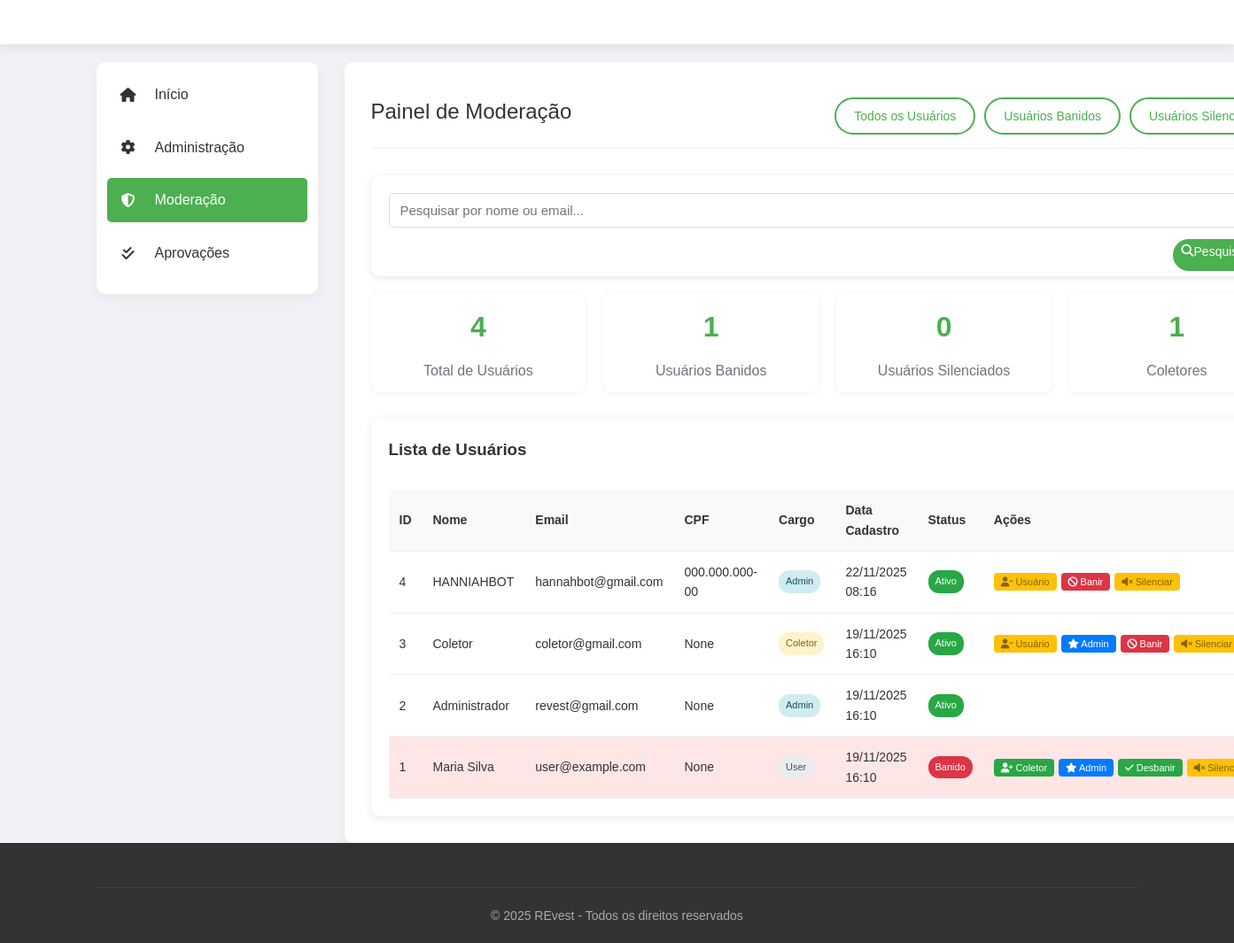
The page /moderacao (signed in) on the database its author committed.
### database.py (models this page shows)
class Doador(db.Model):
    __tablename__ = 'doador'
    ID_Doador = db.Column(db.Integer, primary_key=True, autoincrement=True)
    Nome = db.Column(db.String(100), nullable=False)
    Email = db.Column(db.String(100), unique=True, nullable=False)
    CPF = db.Column(db.String(14), unique=True, nullable=True)
    CEP = db.Column(db.String(10), nullable=True)
    Numero = db.Column(db.String(10), nullable=False)
    Senha = db.Column(db.String(255), nullable=False)
    Data_Criacao = db.Column(db.DateTime, default=datetime.utcnow)
    is_banned = db.Column(db.Boolean, default=False)
    is_muted = db.Column(db.Boolean, default=False)
    ban_reason = db.Column(db.String(255), nullable=True)
    banned_at = db.Column(db.DateTime, nullable=True)
    banned_by = db.Column(db.Integer, nullable=True)
    role = db.Column(db.String(20), default='user')  # user, admin, coletor
    doacoes = db.relationship('Doacao', backref='doador', lazy=True)
    tickets = db.relationship('Ticket', backref='doador', lazy=True)
    @property
    def id(self):
        return self.ID_Doador
    @property
    def name(self):
        return self.Nome
    @property
    def email(self):
        return self.Email
    @property
    def created_at(self):
        return self.Data_Criacao

### app.py (the view)
@app.route('/moderacao')
def moderacao():
    if 'user' not in session or session.get('role') != 'admin':
        return redirect(url_for('home'))
    search_query = request.args.get('search', '')
    view_type = request.args.get('view', 'all')
    query = Doador.query
    if search_query:
        query = query.filter(
            (Doador.Nome.ilike(f'%{search_query}%')) |
            (Doador.Email.ilike(f'%{search_query}%'))
        )
    if view_type == 'banned':
        query = query.filter(Doador.is_banned == True)
    elif view_type == 'muted':
        query = query.filter(Doador.is_muted == True)
    users = query.order_by(Doador.Data_Criacao.desc()).all()
    total_users = Doador.query.count()
    banned_users = Doador.query.filter_by(is_banned=True).count()
    muted_users = Doador.query.filter_by(is_muted=True).count()
    coletor_users = Doador.query.filter_by(role='coletor').count()
    return render_template('moderacao.html',
                         users=users,
                         search_query=search_query,
                         total_users=total_users,
                         banned_users=banned_users,
                         muted_users=muted_users,
                         coletor_users=coletor_users)

### app.py (called while the page is built)
@app.before_request
def block_muted_users_on_post():
    try:
        if request.method == 'POST' and 'user_id' in session:
            uid = session.get('user_id')
            user = Doador.query.get(uid)
            if user and getattr(user, 'is_muted', False) and session.get('role') != 'admin':
                return render_template('error.html', message='Você está silenciado e não pode realizar essa ação')
    except Exception:
        pass

@app.after_request
def add_security_headers(response):
    response.headers["Cache-Control"] = "no-store, no-cache, must-revalidate, private"
    response.headers["Pragma"] = "no-cache"
    response.headers["Expires"] = "0"
    return response

### templates/moderacao.html (shortened to what this page needs)
{% extends "base_dashboard.html" %}
{% block page_css %}
<link rel="stylesheet" href="{{ url_for('static', filename='css/moderacao.css') }}">
<link rel="stylesheet" href="{{ url_for('static', filename='css/desktop_overrides.css') }}">
<link rel="stylesheet" href="{{ url_for('static', filename='css/mobile_admin_header.css') }}">
{% endblock %}
{% block content %}
<section class="dashboard">
    <div class="container">
        <div class="dashboard-grid">
            <div class="sidebar">
                <ul class="sidebar-menu">
                    <li><a href="/dashboard"><i class="fas fa-home"></i> Início</a></li>
                    <li><a href="/admin"><i class="fas fa-cog"></i> Administração</a></li>
                    <li><a href="/moderacao" class="active"><i class="fas fa-shield-alt"></i> Moderação</a></li>
                    <li><a href="/admin/aprovacoes"><i class="fas fa-check-double"></i> Aprovações</a></li>
                </ul>
            </div>
            <div class="main-content">
                <div class="content-header">
                    <h2 class="content-title">Painel de Moderação</h2>
                    <div class="header-actions">
                        <a href="/moderacao?view=all" class="btn btn-outline">Todos os Usuários</a>
                        <a href="/moderacao?view=banned" class="btn btn-outline">Usuários Banidos</a>
                        <a href="/moderacao?view=muted" class="btn btn-outline">Usuários Silenciados</a>
                    </div>
                </div>
                <div class="search-box">
                    <form method="GET" action="/moderacao" class="search-form">
                        <div class="form-row">
                            <div class="form-group">
                                <input type="text" class="form-control" name="search" placeholder="Pesquisar por nome ou email..." value="{{ search_query }}">
                            </div>
                            <button type="submit" class="btn btn-primary">
                                <i class="fas fa-search"></i> Pesquisar
                            </button>
                        </div>
                    </form>
                </div>
                <div class="admin-stats">
                    <div class="stat-card">
                        <div class="stat-number">{{ total_users }}</div>
                        <div class="stat-title">Total de Usuários</div>
                    </div>
                    <div class="stat-card">
                        <div class="stat-number">{{ banned_users }}</div>
                        <div class="stat-title">Usuários Banidos</div>
                    </div>
                    <div class="stat-card">
                        <div class="stat-number">{{ muted_users }}</div>
                        <div class="stat-title">Usuários Silenciados</div>
                    </div>
                    <div class="stat-card">
                        <div class="stat-number">{{ coletor_users }}</div>
                        <div class="stat-title">Coletores</div>
                    </div>
                </div>
                <div class="users-list">
                    <h3>Lista de Usuários</h3>
                    {% if users %}
                    <div class="table-responsive">
                        <table class="users-table">
                            <thead>
                                <tr>
                                    <th>ID</th>
                                    <th>Nome</th>
                                    <th>Email</th>
                                    <th>CPF</th>
                                    <th>Cargo</th>
                                    <th>Data Cadastro</th>
                                    <th>Status</th>
                                    <th>Ações</th>
                                </tr>
                            </thead>
                            <tbody>
                                {% for user in users %}
                                <tr class="user-row {% if user.is_banned %}banned{% endif %} {% if user.is_muted %}muted{% endif %}">
                                    <td>{{ user.id }}</td>
                                    <td>{{ user.name }}</td>
                                    <td>{{ user.email }}</td>
                                    <td>{{ user.CPF }}</td>
                                    <td>
                                        <span class="role-badge role-{{ user.role }}">{{ user.role|capitalize }}</span>
                                    </td>
                                    <td>{{ user.created_at.strftime('%d/%m/%Y %H:%M') }}</td>
                                    <td>
                                        {% if user.is_banned %}
                                        <span class="status-badge status-banned">Banido</span>
                                        {% elif user.is_muted %}
                                        <span class="status-badge status-muted">Silenciado</span>
                                        {% else %}
                                        <span class="status-badge status-active">Ativo</span>
                                        {% endif %}
                                    </td>
                                    <td class="actions-cell">
                                        <div class="action-buttons">
                                            {% if user.role == 'user' %}
                                            <button class="btn btn-sm btn-success btn-promote" data-user-id="{{ user.id }}" data-role="coletor">
                                                <i class="fas fa-user-plus"></i> Coletor
                                            </button>
                                            <button class="btn btn-sm btn-primary btn-promote" data-user-id="{{ user.id }}" data-role="admin">
                                                <i class="fas fa-star"></i> Admin
                                            </button>
                                            {% elif user.role == 'coletor' %}
                                            <button class="btn btn-sm btn-warning btn-promote" data-user-id="{{ user.id }}" data-role="user">
                                                <i class="fas fa-user-minus"></i> Usuário
                                            </button>
                                            <button class="btn btn-sm btn-primary btn-promote" data-user-id="{{ user.id }}" data-role="admin">
                                                <i class="fas fa-star"></i> Admin
                                            </button>
                                            {% elif user.role == 'admin' and user.email != 'revest@gmail.com' %}
                                            <button class="btn btn-sm btn-warning btn-promote" data-user-id="{{ user.id }}" data-role="user">
                                                <i class="fas fa-user-minus"></i> Usuário
                                            </button>
                                            {% endif %}
                                            {% if not user.is_banned and user.email != 'revest@gmail.com' %}
                                            <button class="btn btn-sm btn-danger btn-ban" data-user-id="{{ user.id }}">
                                                <i class="fas fa-ban"></i> Banir
                                            </button>
                                            {% elif user.is_banned %}
                                            <button class="btn btn-sm btn-success btn-unban" data-user-id="{{ user.id }}">
                                                <i class="fas fa-check"></i> Desbanir
                                            </button>
                                            {% endif %}
                                            {% if not user.is_muted and user.email != 'revest@gmail.com' %}
                                            <button class="btn btn-sm btn-warning btn-mute" data-user-id="{{ user.id }}">
                                                <i class="fas fa-volume-mute"></i> Silenciar
                                            </button>
                                            {% elif user.is_muted %}
                                            <button class="btn btn-sm btn-info btn-unmute" data-user-id="{{ user.id }}">
                                                <i class="fas fa-volume-up"></i> Dessilenciar
                                            </button>
                                            {% endif %}
                                        </div>
                                    </td>
                                </tr>
                                {% endfor %}
                            </tbody>
                        </table>
                    </div>
                    {% else %}
                    <div class="alert alert-info">
                        <p>Nenhum usuário encontrado.</p>
                    </div>
                    {% endif %}
                </div>
            </div>
        </div>
    </div>
</section>
{% endblock %}

### static/css/base_dashboard.css (style rules this page uses)
.container { width: 100%; max-width: 1200px; margin: 0 auto; padding: 0 15px; }
.btn { padding: 8px 20px; border-radius: 30px; font-weight: 500; cursor: pointer; transition: all 0.3s; border: none; font-size: 14px; text-decoration: none; display: inline-block; text-align: center; }
.btn-primary { background-color: var(--primary); color: white; }
.btn-outline { background-color: transparent; border: 2px solid var(--primary); color: var(--primary); }
.btn-sm { padding: 5px 10px; font-size: 12px; }
.btn-danger { background-color: var(--danger); }
.btn-success { background-color: #28a745; color: white; }
.action-buttons .btn { font-size: 11px; padding: 4px 8px; white-space: nowrap; }
.action-buttons .btn { font-size: 11px; padding: 4px 8px; white-space: nowrap; border: none; border-radius: 4px; cursor: pointer; transition: all 0.3s; }
.action-buttons .btn-sm { font-size: 11px; padding: 4px 8px; }
.action-buttons .btn-success { background-color: #28a745; color: white; }
.action-buttons .btn-primary { background-color: #007bff; color: white; }
.action-buttons .btn-warning { background-color: #ffc107; color: #856404; }
.action-buttons .btn-danger { background-color: #dc3545; color: white; }

### static/css/mobile_dashboard.css (style rules this page uses)
html, body { -webkit-font-smoothing: antialiased; }
.container { padding: 0 12px; }
.dashboard-grid { display: block; }
.sidebar { width: 100%; padding: 12px; margin-bottom: 14px; }
.sidebar-menu a { padding: 12px 14px; display: flex; align-items: center; gap: 10px; }
.main-content { width: 100%; padding: 14px; }
.content-title { font-size: 18px; }
.welcome-message, .ticket-detail, .stat-card, .review-container { padding: 12px; }
@media (min-width: 992px) { .dashboard-grid { display: grid; grid-template-columns: 250px 1fr; gap: 30px; } }
@media (min-width: 992px) { .sidebar { width: auto; margin-bottom: 0; } }
@media (min-width: 992px) { .main-content { padding: 30px; } }
@media (min-width: 992px) { .content-title { font-size: 24px; } }
.form-control, textarea.form-control { width: 100% !important; box-sizing: border-box !important; }
.btn, .btn-primary, .btn-danger, .btn-outline { display: inline-block; width: auto; }
.form-actions .btn-block, .cta-box .btn, form .btn-primary { width: 100% !important; }
.stat-card, .confirmation-card, .review-container, .ticket-detail { width: 100% !important; padding: 12px !important; box-shadow: none !important; }
.form-control { padding: 10px 12px !important; font-size: 15px !important; }
.box-shadow, .card, .stat-card { box-shadow: 0 1px 6px rgba(0,0,0,0.06) !important; }
.search-box .search-form button, .search-box .search-form .btn-search, .search-box .search-form .btn { display: inline-flex !important; width: auto !important; position: absolute !important; right: 10px !important; top: calc(50% + 40px) !important; transform: translateY(-50%) !important; height: 36px !important; padding: 6px 10px !important; border-radius: 18px !important; z-index: 3 !important; }
.search-box .search-form .form-control, .search-box .search-form input[type="text"], .search-box .search-form input[type="search"] { padding-right: 64px !important; }
.search-box .search-form .form-row { position: relative !important; }

### rows shown on the page
Doador: id "4", name "HANNIAHBOT", email "hannahbot@gmail.com", CPF "000.000.000-00", role "Admin", created_at "22/11/2025 08:16", is_banned "Ativo"
Doador: id "3", name "Coletor", email "coletor@gmail.com", CPF "None", role "Coletor", created_at "19/11/2025 16:10", is_banned "Ativo"
Doador: id "2", name "Administrador", email "revest@gmail.com", CPF "None", role "Admin", created_at "19/11/2025 16:10", is_banned "Ativo"
Doador: id "1", name "Maria Silva", email "user@example.com", CPF "None", role "User", created_at "19/11/2025 16:10", is_banned "Banido"

### other values the page prints
{{ total_users }} "4"
{{ banned_users }} "1"
{{ muted_users }} "0"
{{ coletor_users }} "1"
